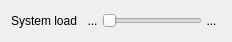
<?xml version="1.0" encoding="UTF-8"?>
<ui version="4.0">
 <class>SystemLoadWidget</class>
 <widget class="QWidget" name="SystemLoadWidget">
  <property name="geometry">
   <rect>
    <x>0</x>
    <y>0</y>
    <width>232</width>
    <height>40</height>
   </rect>
  </property>
  <property name="windowTitle">
   <string>Form</string>
  </property>
  <layout class="QHBoxLayout" name="horizontalLayout">
   <property name="spacing">
    <number>0</number>
   </property>
   <item>
    <widget class="QLabel" name="label">
     <property name="text">
      <string>System load</string>
     </property>
    </widget>
   </item>
   <item>
    <spacer name="horizontalSpacer">
     <property name="orientation">
      <enum>Qt::Horizontal</enum>
     </property>
     <property name="sizeType">
      <enum>QSizePolicy::Fixed</enum>
     </property>
     <property name="sizeHint" stdset="0">
      <size>
       <width>6</width>
       <height>20</height>
      </size>
     </property>
    </spacer>
   </item>
   <item>
    <widget class="QToolButton" name="minusBtn">
     <property name="styleSheet">
      <string notr="true">#minusBtn {
	border: none;
	background-color: transparent;
}

#minusBtn:disabled {
	border: none;
	background-color: transparent;
}

#minusBtn:default {
	border: none;
	background-color: transparent;
}

#minusBtn:hover {
	border: none;
	background-color: transparent;
}

#minusBtn:pressed {
	border: none;
	background-color: transparent;
}</string>
     </property>
     <property name="text">
      <string>...</string>
     </property>
     <property name="icon">
      <iconset resource="../resources/resources.qrc">
       <normaloff>:/icons/minus-16.png</normaloff>:/icons/minus-16.png</iconset>
     </property>
     <property name="autoRaise">
      <bool>true</bool>
     </property>
    </widget>
   </item>
   <item>
    <widget class="QSlider" name="slider">
     <property name="tracking">
      <bool>false</bool>
     </property>
     <property name="orientation">
      <enum>Qt::Horizontal</enum>
     </property>
     <property name="tickPosition">
      <enum>QSlider::NoTicks</enum>
     </property>
    </widget>
   </item>
   <item>
    <widget class="QToolButton" name="plusBtn">
     <property name="styleSheet">
      <string notr="true">#plusBtn {
	border: none;
	background-color: transparent;
}

#plusBtn:disabled {
	border: none;
	background-color: transparent;
}

#plusBtn:default {
	border: none;
	background-color: transparent;
}

#plusBtn:hover {
	border: none;
	background-color: transparent;
}

#plusBtn:pressed {
	border: none;
	background-color: transparent;
}</string>
     </property>
     <property name="text">
      <string>...</string>
     </property>
     <property name="icon">
      <iconset resource="../resources/resources.qrc">
       <normaloff>:/icons/plus-16.png</normaloff>:/icons/plus-16.png</iconset>
     </property>
     <property name="autoRaise">
      <bool>true</bool>
     </property>
    </widget>
   </item>
  </layout>
 </widget>
 <resources>
  <include location="../resources/resources.qrc"/>
 </resources>
 <connections/>
</ui>
